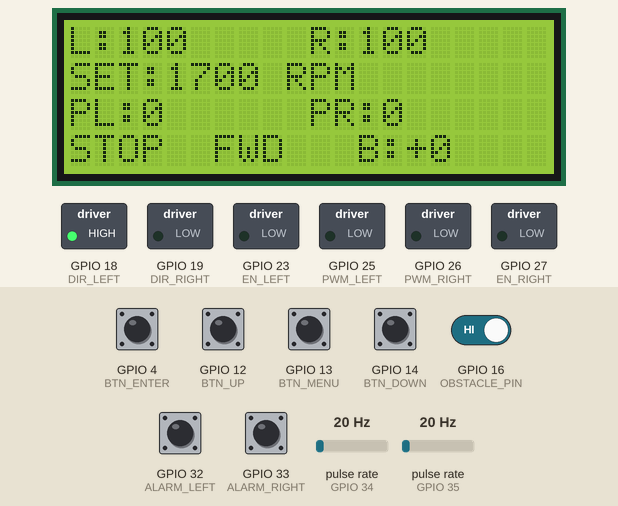
This sketch was run on a simulated ESP32. Shown: 20×4 character LCD, switched loads named in the sketch (green lamp = pin HIGH). Wiring (inferred from the names in the program): 2 × pulse sensor: data GPIO 34 / data GPIO 35. The test bench sets the inputs (shaded band); at power-on: GPIO 4 (BTN_ENTER), GPIO 12 (BTN_UP), GPIO 13 (BTN_MENU), GPIO 14 (BTN_DOWN), GPIO 16 (OBSTACLE_PIN), GPIO 32 (ALARM_LEFT), GPIO 33 (ALARM_RIGHT) HIGH, pulse rate (sensors on GPIO 35, GPIO 34) 20 Hz. What the sketch prints to the serial monitor is not drawn.

Above: at 1.2 s.
1.3 s: GPIO 4 (BTN_ENTER) pulled LOW for 0.15 s
At 1.48 s:
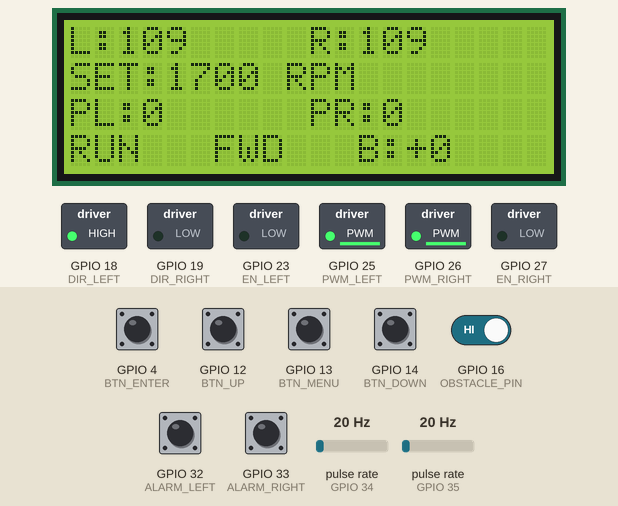
2.0 s: pulse rate (sensor on GPIO 35) set to 100 Hz
At 2.58 s:
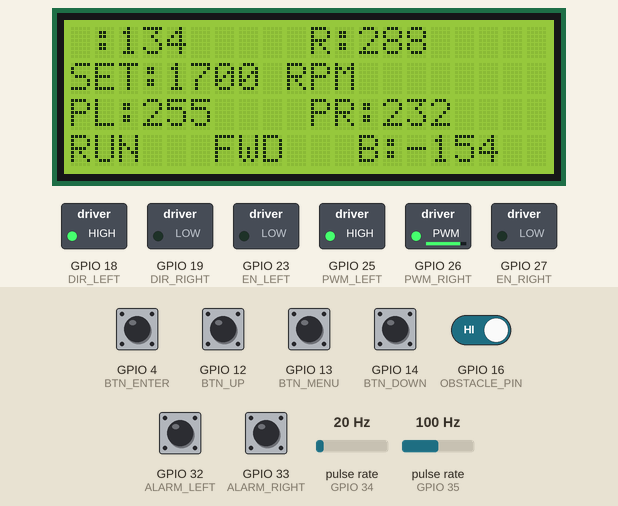
3.9 s: pulse rate (sensor on GPIO 34) set to 150 Hz
At 5.38 s:
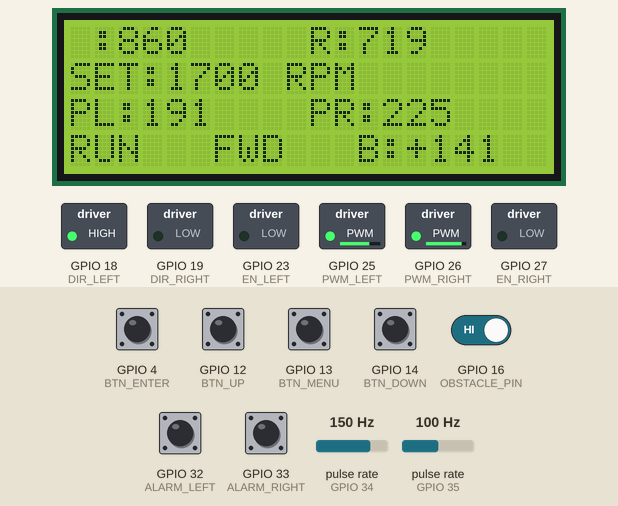
6.9 s: GPIO 13 (BTN_MENU) pulled LOW for 0.15 s
At 7.1 s:
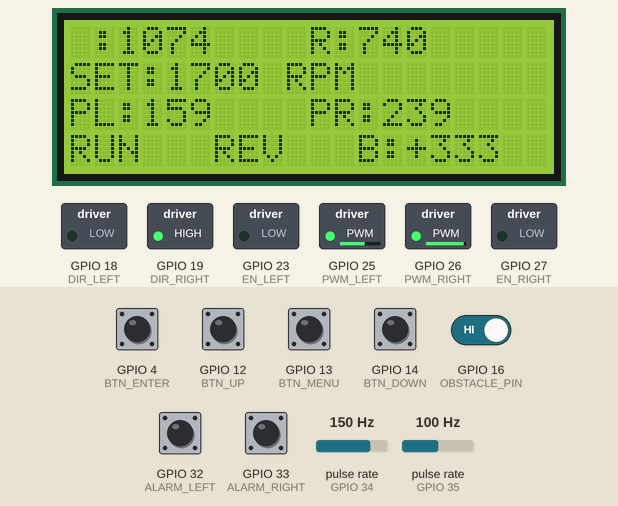
7.6 s: GPIO 32 (ALARM_LEFT) pulled LOW for 0.15 s
At 8.9 s:
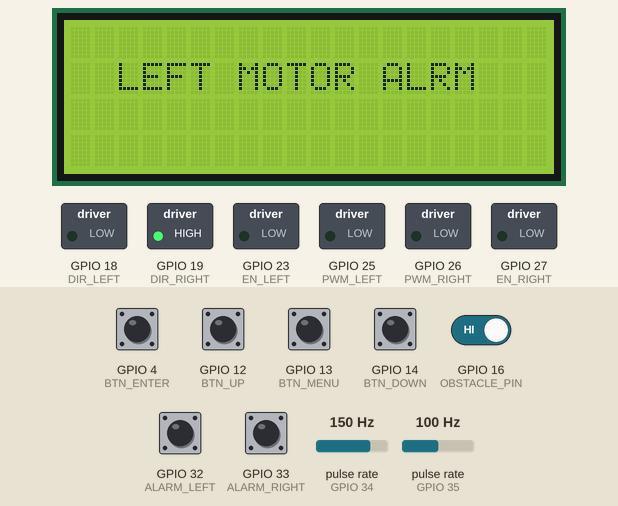
Timing chart, 0 to 10.2 s (numbered marks = the images above; inputs shaded):
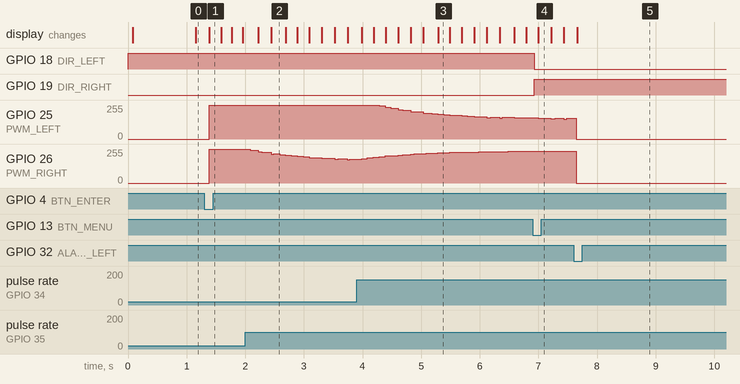

The sketch:

codetest_V7_GPIO16_Obstacle.ino
```cpp
#include <Wire.h>
#include <LiquidCrystal_I2C.h>

//====================================================
// LCD
//====================================================
LiquidCrystal_I2C lcd(0x27, 20, 4);

//====================================================
// MOTOR LEFT PINS
//====================================================
const uint8_t PWM_LEFT   = 25;
const uint8_t DIR_LEFT   = 18;
const uint8_t EN_LEFT    = 23;
const uint8_t SPEED_LEFT = 34;
const uint8_t ALARM_LEFT = 32;

//====================================================
// MOTOR RIGHT PINS
//====================================================
const uint8_t PWM_RIGHT   = 26;
const uint8_t DIR_RIGHT   = 19;
const uint8_t EN_RIGHT    = 27;
const uint8_t SPEED_RIGHT = 35;
const uint8_t ALARM_RIGHT = 33;

//====================================================
// BUTTON PINS
//====================================================
const uint8_t BTN_MENU  = 13;
const uint8_t BTN_UP    = 12;
const uint8_t BTN_DOWN  = 14;
const uint8_t BTN_ENTER = 4;

#define OBSTACLE_PIN 16

//====================================================
// PWM CONFIG
//====================================================
#define CH_LEFT   0
#define CH_RIGHT  1
#define PWM_FREQ 10000
#define PWM_RES  8

//====================================================
// MOTOR PARAMETER
//====================================================
// Đổi từ 4 xuống 2 vì tốc độ thực tế đang bị nhân đôi trên Serial Monitor
const uint8_t PULSE_PER_REV = 8;

//====================================================
// VARIABLES
//====================================================
volatile uint32_t pulseLeft = 0;
volatile uint32_t pulseRight = 0;

volatile float rpmLeftFilter = 0;
volatile float rpmRightFilter = 0;
const float FILTER_ALPHA = 0.1;

volatile float setRPM = 1700;
volatile float pwmLeft = 0;
volatile float pwmRight = 0;

//====================================================
// TUNED PI PARAMETERS
//====================================================
float kp = 0.08;
float ki = 0.003;

float errorLeft = 0;
float errorRight = 0;
float integralLeft = 0;
float integralRight = 0;

//====================================================
// LIMIT PWM
//====================================================
const int PWM_MIN = 10;
const int PWM_MAX = 255;

//====================================================
// STATUS SIGNALS
//====================================================
volatile bool runMotor = false;
bool turnLeft=true;
volatile bool forward = true;

unsigned long lastButton = 0;
const uint16_t BUTTON_DELAY = 150;

TaskHandle_t TaskLCDHandle;
TaskHandle_t TaskControlHandle;

//====================================================
// INTERRUPTS CHỐNG NHIỄU PHẦN MỀM (DEBOUNCE THỜI GIAN THỰC)
//====================================================
volatile unsigned long lastMicrosLeft = 0;
volatile unsigned long lastMicrosRight = 0;
const unsigned long DEBOUNCE_TIME = 600; // Bỏ qua tất cả các xung nhiễu xuất hiện nhanh bất thường dưới 350 micro-giây

void IRAM_ATTR speedLeftISR() {
    unsigned long now = micros();
    if (now - lastMicrosLeft > DEBOUNCE_TIME) {
        pulseLeft++;
        lastMicrosLeft = now;
    }
}

void IRAM_ATTR speedRightISR() {
    unsigned long now = micros();
    if (now - lastMicrosRight > DEBOUNCE_TIME) {
        pulseRight++;
        lastMicrosRight = now;
    }
}

//====================================================
// DIRECTION CONTROL
//====================================================
void updateDirection() {
    if(forward) {
        digitalWrite(DIR_LEFT, HIGH);
        digitalWrite(DIR_RIGHT, LOW);
    } else {
        digitalWrite(DIR_LEFT, LOW);
        digitalWrite(DIR_RIGHT, HIGH);
    }
}

//====================================================
// BUTTON SCANNER (Core 0)
//====================================================
void checkButton() {
    if(millis() - lastButton < BUTTON_DELAY) return;

    if(digitalRead(BTN_UP) == LOW) {
        setRPM += 100;
        if(setRPM > 3000) setRPM = 3000;
        lastButton = millis();
    }
    if(digitalRead(BTN_DOWN) == LOW) {
        setRPM -= 100;
        if(setRPM < 300) setRPM = 300;
        lastButton = millis();
    }
    if(digitalRead(BTN_MENU) == LOW) {
        forward = !forward;
        updateDirection();
        lastButton = millis();
    }
    if(digitalRead(BTN_ENTER) == LOW) {
        runMotor = !runMotor;
        if(!runMotor) {
            integralLeft = 0; integralRight = 0;
            ledcWrite(CH_LEFT, 0); ledcWrite(CH_RIGHT, 0);
        }
        lastButton = millis();
    }
}

//====================================================
// DRIVER ALARM CHECK
//====================================================
void checkAlarm() {
    if(digitalRead(ALARM_LEFT) == LOW) {
        runMotor = false;
        ledcWrite(CH_LEFT, 0); ledcWrite(CH_RIGHT, 0);
        lcd.clear(); lcd.setCursor(2, 1); lcd.print("LEFT MOTOR ALRM");
        while(1);
    }
    if(digitalRead(ALARM_RIGHT) == LOW) {
        runMotor = false;
        ledcWrite(CH_LEFT, 0); ledcWrite(CH_RIGHT, 0);
        lcd.clear(); lcd.setCursor(2, 1); lcd.print("RIGHT MOTOR ALRM");
        while(1);
    }
}

//====================================================
// TASK 1: LCD (Core 0)
//====================================================
void TaskLCD(void * pvParameters) {
    lcd.init();
    lcd.backlight();
    lcd.clear();

    lcd.setCursor(5, 0);  lcd.print("AGV V4");
    lcd.setCursor(2, 1);  lcd.print("ANTI-NOISE V2");
    vTaskDelay(pdMS_TO_TICKS(1000));
    lcd.clear();

    for(;;) {
        checkButton();

        lcd.setCursor(0, 0);  lcd.print("L:"); lcd.print((int)rpmLeftFilter); lcd.print("   ");
        lcd.setCursor(10, 0); lcd.print("R:"); lcd.print((int)rpmRightFilter); lcd.print("   ");

        lcd.setCursor(0, 1);  lcd.print("SET:"); lcd.print((int)setRPM); lcd.print(" RPM   ");

        lcd.setCursor(0, 2);  lcd.print("PL:"); lcd.print((int)pwmLeft); lcd.print("   ");
        lcd.setCursor(10, 2); lcd.print("PR:"); lcd.print((int)pwmRight); lcd.print("   ");

        lcd.setCursor(0, 3);  lcd.print(runMotor ? "RUN " : "STOP");
        lcd.setCursor(6, 3);  lcd.print(forward ? "FWD " : "REV ");

        int balance = (int)(rpmLeftFilter - rpmRightFilter);
        lcd.setCursor(12, 3); lcd.print("B:");
        if(balance >= 0) lcd.print("+");
        lcd.print(balance); lcd.print("   ");

        vTaskDelay(pdMS_TO_TICKS(150));
    }
}

//====================================================
// TASK 2: PI CONTROL (Core 1)
//====================================================
void TaskControl(void * pvParameters) {
    const TickType_t xDelay = pdMS_TO_TICKS(100);
    TickType_t xLastWakeTime = xTaskGetTickCount();

    float rpmLeftRaw = 0;
    float rpmRightRaw = 0;
    const float Ts = 0.1;

    for(;;) {
        noInterrupts();
        uint32_t pL = pulseLeft;   pulseLeft = 0;
        uint32_t pR = pulseRight;  pulseRight = 0;
        interrupts();

        // Tính toán tốc độ mechanical RPM chuẩn xác
        rpmLeftRaw = (pL * 60.0) / (PULSE_PER_REV * Ts);
        rpmRightRaw = (pR * 60.0) / (PULSE_PER_REV * Ts);

        // Lọc thông thấp làm mượt
        rpmLeftFilter = FILTER_ALPHA * rpmLeftRaw + (1.0 - FILTER_ALPHA) * rpmLeftFilter;
        rpmRightFilter = FILTER_ALPHA * rpmRightRaw + (1.0 - FILTER_ALPHA) * rpmRightFilter;
        // Trong vòng lặp for(;;) của TaskControl, ngay sau khi tính rpmFilter:
       if (rpmLeftFilter > (setRPM + 500) || rpmRightFilter > (setRPM + 500)) {
         ledcWrite(CH_LEFT, 0);
          ledcWrite(CH_RIGHT, 0);
         // Tạm dừng một nhịp để chờ tín hiệu ổn định lại
         vTaskDelay(pdMS_TO_TICKS(50));
         continue;
         }

        checkAlarm();

        if(runMotor && digitalRead(OBSTACLE_PIN)==LOW)
        {
            ledcWrite(CH_LEFT,0);
            ledcWrite(CH_RIGHT,0);
            vTaskDelay(pdMS_TO_TICKS(150));

            forward=false;
            updateDirection();

            ledcWrite(CH_LEFT,130);
            ledcWrite(CH_RIGHT,130);
            vTaskDelay(pdMS_TO_TICKS(700));

            ledcWrite(CH_LEFT,0);
            ledcWrite(CH_RIGHT,0);
            vTaskDelay(pdMS_TO_TICKS(100));

            if(turnLeft){
                // rẽ trái: bánh trái dừng, bánh phải chạy
                ledcWrite(CH_LEFT,0);
                ledcWrite(CH_RIGHT,130);
            }else{
                // rẽ phải: bánh phải dừng, bánh trái chạy
                ledcWrite(CH_LEFT,130);
                ledcWrite(CH_RIGHT,0);
            }
            vTaskDelay(pdMS_TO_TICKS(450));

            ledcWrite(CH_LEFT,0);
            ledcWrite(CH_RIGHT,0);
            vTaskDelay(pdMS_TO_TICKS(100));

            forward=true;
            updateDirection();

            turnLeft=!turnLeft;
            continue;
        }

        if (!runMotor) {
            pwmLeft = 0; pwmRight = 0;
            integralLeft = 0; integralRight = 0;
            ledcWrite(CH_LEFT, 0); ledcWrite(CH_RIGHT, 0);
        }
        else {
            errorLeft = setRPM - rpmLeftFilter;
            errorRight = setRPM - rpmRightFilter;

            integralLeft += errorLeft * Ts;
            integralRight += errorRight * Ts;

            integralLeft = constrain(integralLeft, -3000, 3000);
            integralRight = constrain(integralRight, -3000, 3000);

            // Tự động ước lượng mức nền PWM áp dựa trên Setpoint mong muốn
            float baseP = map((int)setRPM, 300, 3000, 50, 200);

           // PI
pwmLeft  = baseP + (kp * errorLeft)  + (ki * integralLeft);
pwmRight = baseP + (kp * errorRight) + (ki * integralRight);

// Cân bằng 2 bánh
float balance=(rpmLeftFilter-rpmRightFilter)*0.08;

balance=constrain(balance,-40,40);


pwmLeft  -= balance;
pwmRight += balance;

// Giới hạn PWM
pwmLeft  = constrain(pwmLeft,  PWM_MIN, PWM_MAX);
pwmRight = constrain(pwmRight, PWM_MIN, PWM_MAX);

            ledcWrite(CH_LEFT, (int)pwmLeft);
            ledcWrite(CH_RIGHT, (int)pwmRight);
        }
        //================ DEBUG ===================
Serial.print("OBS:");
Serial.print(digitalRead(OBSTACLE_PIN));

Serial.print("  SET:");
Serial.print((int)setRPM);

Serial.print("  L_RPM:");
Serial.print((int)rpmLeftFilter);

Serial.print("  R_RPM:");
Serial.print((int)rpmRightFilter);

Serial.print("  L_PWM:");
Serial.print((int)pwmLeft);

Serial.print("  R_PWM:");
Serial.println((int)pwmRight);

        // Output Serial Monitor
        Serial.print("SET:");    Serial.print((int)setRPM);
        Serial.print(" L_RPM:");  Serial.print((int)rpmLeftFilter);
        Serial.print(" R_RPM:");  Serial.print((int)rpmRightFilter);
        Serial.print(" L_PWM:");  Serial.print((int)pwmLeft);
        Serial.print(" R_PWM:");  Serial.println((int)pwmRight);

        vTaskDelayUntil(&xLastWakeTime, xDelay);
    }
}

//====================================================
// SETUP
//====================================================
void setup() {
    Serial.begin(115200);

    pinMode(DIR_LEFT, OUTPUT);   pinMode(EN_LEFT, OUTPUT);
    pinMode(DIR_RIGHT, OUTPUT);  pinMode(EN_RIGHT, OUTPUT);
    pinMode(SPEED_LEFT, INPUT);  pinMode(SPEED_RIGHT, INPUT);
    pinMode(ALARM_LEFT, INPUT_PULLUP);
    pinMode(ALARM_RIGHT, INPUT_PULLUP);

    pinMode(BTN_MENU, INPUT_PULLUP);  pinMode(BTN_UP, INPUT_PULLUP);
    pinMode(BTN_DOWN, INPUT_PULLUP);  pinMode(BTN_ENTER, INPUT_PULLUP);
    pinMode(OBSTACLE_PIN, INPUT_PULLUP);

    attachInterrupt(digitalPinToInterrupt(SPEED_LEFT), speedLeftISR, RISING);
    attachInterrupt(digitalPinToInterrupt(SPEED_RIGHT), speedRightISR, RISING);

    ledcSetup(CH_LEFT, PWM_FREQ, PWM_RES);
    ledcAttachPin(PWM_LEFT, CH_LEFT);
    ledcSetup(CH_RIGHT, PWM_FREQ, PWM_RES);
    ledcAttachPin(PWM_RIGHT, CH_RIGHT);

    ledcWrite(CH_LEFT, 0);  ledcWrite(CH_RIGHT, 0);
    digitalWrite(EN_LEFT, LOW);   digitalWrite(EN_RIGHT, LOW);
    updateDirection();

    xTaskCreatePinnedToCore(TaskLCD, "TaskLCD", 4096, NULL, 1, &TaskLCDHandle, 0);
    xTaskCreatePinnedToCore(TaskControl, "TaskControl", 4096, NULL, 2, &TaskControlHandle, 1);
}

void loop() {

    vTaskDelete(NULL);
}
```

Measured:
- after the input at 1.3 s, GPIO 25 (PWM_LEFT), GPIO 26 (PWM_RIGHT): 0/255 → 253/255 after 0.09 s, → 255/255 0.30 s later; the display: changes after 0.09 s (image 1)
- after the input at 2.0 s, the display: first changes after 0.22 s (image 2 shows a later state)
- after the input at 6.9 s, GPIO 18 (DIR_LEFT): HIGH → LOW at once; GPIO 19 (DIR_RIGHT): LOW → HIGH at once; the display: changes after 0.09 s (image 4)
- after the input at 7.6 s, the display: changes after 0.06 s (image 5)
